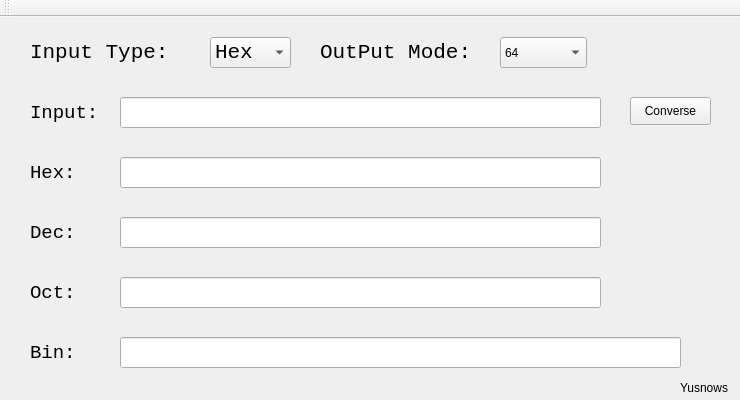
<?xml version="1.0" encoding="UTF-8"?>
<ui version="4.0">
 <class>mainWinClass</class>
 <widget class="QMainWindow" name="mainWinClass">
  <property name="geometry">
   <rect>
    <x>0</x>
    <y>0</y>
    <width>740</width>
    <height>400</height>
   </rect>
  </property>
  <property name="sizePolicy">
   <sizepolicy hsizetype="Fixed" vsizetype="Fixed">
    <horstretch>0</horstretch>
    <verstretch>0</verstretch>
   </sizepolicy>
  </property>
  <property name="minimumSize">
   <size>
    <width>740</width>
    <height>400</height>
   </size>
  </property>
  <property name="maximumSize">
   <size>
    <width>740</width>
    <height>400</height>
   </size>
  </property>
  <property name="windowTitle">
   <string>NumBaseConversor</string>
  </property>
  <widget class="QWidget" name="centralWidget">
   <widget class="QPushButton" name="pushButton">
    <property name="geometry">
     <rect>
      <x>630</x>
      <y>80</y>
      <width>81</width>
      <height>28</height>
     </rect>
    </property>
    <property name="text">
     <string>Converse</string>
    </property>
   </widget>
   <widget class="QLineEdit" name="lineEditInput">
    <property name="geometry">
     <rect>
      <x>120</x>
      <y>80</y>
      <width>481</width>
      <height>31</height>
     </rect>
    </property>
    <property name="font">
     <font>
      <family>Consolas</family>
      <pointsize>14</pointsize>
     </font>
    </property>
    <property name="text">
     <string/>
    </property>
   </widget>
   <widget class="QComboBox" name="comboBox">
    <property name="geometry">
     <rect>
      <x>210</x>
      <y>20</y>
      <width>81</width>
      <height>31</height>
     </rect>
    </property>
    <property name="font">
     <font>
      <family>Consolas</family>
      <pointsize>16</pointsize>
     </font>
    </property>
    <item>
     <property name="text">
      <string>Hex</string>
     </property>
    </item>
    <item>
     <property name="text">
      <string>Dec</string>
     </property>
    </item>
    <item>
     <property name="text">
      <string>Oct</string>
     </property>
    </item>
    <item>
     <property name="text">
      <string>Bin</string>
     </property>
    </item>
   </widget>
   <widget class="QLabel" name="label0">
    <property name="geometry">
     <rect>
      <x>30</x>
      <y>20</y>
      <width>171</width>
      <height>31</height>
     </rect>
    </property>
    <property name="font">
     <font>
      <family>Consolas</family>
      <pointsize>16</pointsize>
     </font>
    </property>
    <property name="text">
     <string>Input Type:</string>
    </property>
   </widget>
   <widget class="QLabel" name="label1">
    <property name="geometry">
     <rect>
      <x>30</x>
      <y>80</y>
      <width>81</width>
      <height>31</height>
     </rect>
    </property>
    <property name="font">
     <font>
      <family>Consolas</family>
      <pointsize>14</pointsize>
     </font>
    </property>
    <property name="text">
     <string>Input:</string>
    </property>
   </widget>
   <widget class="QLabel" name="label2">
    <property name="geometry">
     <rect>
      <x>30</x>
      <y>140</y>
      <width>61</width>
      <height>31</height>
     </rect>
    </property>
    <property name="font">
     <font>
      <family>Consolas</family>
      <pointsize>14</pointsize>
     </font>
    </property>
    <property name="text">
     <string>Hex:</string>
    </property>
   </widget>
   <widget class="QLineEdit" name="lineEditHex">
    <property name="geometry">
     <rect>
      <x>120</x>
      <y>140</y>
      <width>481</width>
      <height>31</height>
     </rect>
    </property>
    <property name="font">
     <font>
      <family>Consolas</family>
      <pointsize>14</pointsize>
     </font>
    </property>
    <property name="text">
     <string/>
    </property>
   </widget>
   <widget class="QLineEdit" name="lineEditDec">
    <property name="geometry">
     <rect>
      <x>120</x>
      <y>200</y>
      <width>481</width>
      <height>31</height>
     </rect>
    </property>
    <property name="font">
     <font>
      <family>Consolas</family>
      <pointsize>14</pointsize>
     </font>
    </property>
    <property name="text">
     <string/>
    </property>
   </widget>
   <widget class="QLineEdit" name="lineEditOct">
    <property name="geometry">
     <rect>
      <x>120</x>
      <y>260</y>
      <width>481</width>
      <height>31</height>
     </rect>
    </property>
    <property name="font">
     <font>
      <family>Consolas</family>
      <pointsize>14</pointsize>
     </font>
    </property>
    <property name="text">
     <string/>
    </property>
   </widget>
   <widget class="QLineEdit" name="lineEditBin">
    <property name="geometry">
     <rect>
      <x>120</x>
      <y>320</y>
      <width>561</width>
      <height>31</height>
     </rect>
    </property>
    <property name="font">
     <font>
      <family>Consolas</family>
      <pointsize>14</pointsize>
     </font>
    </property>
    <property name="text">
     <string/>
    </property>
   </widget>
   <widget class="QLabel" name="label3">
    <property name="geometry">
     <rect>
      <x>30</x>
      <y>200</y>
      <width>61</width>
      <height>31</height>
     </rect>
    </property>
    <property name="font">
     <font>
      <family>Consolas</family>
      <pointsize>14</pointsize>
     </font>
    </property>
    <property name="text">
     <string>Dec:</string>
    </property>
   </widget>
   <widget class="QLabel" name="label4">
    <property name="geometry">
     <rect>
      <x>30</x>
      <y>260</y>
      <width>61</width>
      <height>31</height>
     </rect>
    </property>
    <property name="font">
     <font>
      <family>Consolas</family>
      <pointsize>14</pointsize>
     </font>
    </property>
    <property name="text">
     <string>Oct:</string>
    </property>
   </widget>
   <widget class="QLabel" name="label5">
    <property name="geometry">
     <rect>
      <x>30</x>
      <y>320</y>
      <width>61</width>
      <height>31</height>
     </rect>
    </property>
    <property name="font">
     <font>
      <family>Consolas</family>
      <pointsize>14</pointsize>
     </font>
    </property>
    <property name="text">
     <string>Bin:</string>
    </property>
   </widget>
   <widget class="QLabel" name="label">
    <property name="geometry">
     <rect>
      <x>320</x>
      <y>20</y>
      <width>191</width>
      <height>31</height>
     </rect>
    </property>
    <property name="font">
     <font>
      <family>Consolas</family>
      <pointsize>16</pointsize>
     </font>
    </property>
    <property name="text">
     <string>OutPut Mode:</string>
    </property>
   </widget>
   <widget class="QComboBox" name="comboBox_2">
    <property name="geometry">
     <rect>
      <x>500</x>
      <y>20</y>
      <width>87</width>
      <height>31</height>
     </rect>
    </property>
    <item>
     <property name="text">
      <string>64</string>
     </property>
    </item>
    <item>
     <property name="text">
      <string>48</string>
     </property>
    </item>
    <item>
     <property name="text">
      <string>32</string>
     </property>
    </item>
    <item>
     <property name="text">
      <string>24</string>
     </property>
    </item>
    <item>
     <property name="text">
      <string>16</string>
     </property>
    </item>
    <item>
     <property name="text">
      <string>8</string>
     </property>
    </item>
   </widget>
   <widget class="QLabel" name="label_2">
    <property name="geometry">
     <rect>
      <x>680</x>
      <y>360</y>
      <width>61</width>
      <height>21</height>
     </rect>
    </property>
    <property name="text">
     <string>Yusnows</string>
    </property>
   </widget>
  </widget>
  <widget class="QToolBar" name="toolBar">
   <property name="windowTitle">
    <string>toolBar</string>
   </property>
   <attribute name="toolBarArea">
    <enum>TopToolBarArea</enum>
   </attribute>
   <attribute name="toolBarBreak">
    <bool>false</bool>
   </attribute>
  </widget>
 </widget>
 <layoutdefault spacing="6" margin="11"/>
 <resources>
  <include location="mainWin.qrc"/>
 </resources>
 <connections/>
</ui>
